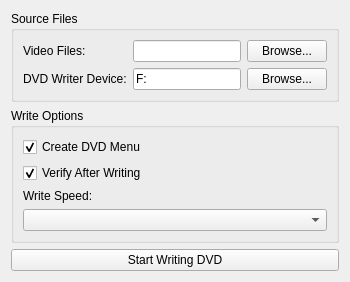
          <widget class="QWidget" name="tabDVDWrite">
           <attribute name="title">
            <string>Write DVD</string>
           </attribute>
           <layout class="QVBoxLayout" name="verticalLayout_DVDWrite">
            <item>
             <widget class="QGroupBox" name="groupBoxDVDWriteSource">
              <property name="title">
               <string>Source Files</string>
              </property>
              <layout class="QGridLayout" name="gridLayout_WriteSource">
               <item row="0" column="0">
                <widget class="QLabel" name="labelDVDVideoFiles">
                 <property name="text">
                  <string>Video Files:</string>
                 </property>
                </widget>
               </item>
               <item row="0" column="1">
                <widget class="QLineEdit" name="lineDVDVideoFiles"/>
               </item>
               <item row="0" column="2">
                <widget class="QPushButton" name="btnBrowseDVDVideoFiles">
                 <property name="text">
                  <string>Browse...</string>
                 </property>
                </widget>
               </item>
               <item row="1" column="0">
                <widget class="QLabel" name="labelDVDDestination">
                 <property name="text">
                  <string>DVD Writer Device:</string>
                 </property>
                </widget>
               </item>
               <item row="1" column="1">
                <widget class="QLineEdit" name="lineDVDDestination">
                 <property name="text">
                  <string>F:</string>
                 </property>
                </widget>
               </item>
               <item row="1" column="2">
                <widget class="QPushButton" name="btnBrowseDVDDestination">
                 <property name="text">
                  <string>Browse...</string>
                 </property>
                </widget>
               </item>
              </layout>
             </widget>
            </item>
            <item>
             <widget class="QGroupBox" name="groupBoxDVDWriteOptions">
              <property name="title">
               <string>Write Options</string>
              </property>
              <layout class="QVBoxLayout" name="verticalLayout_WriteOptions">
               <item>
                <widget class="QCheckBox" name="checkDVDWriteMenu">
                 <property name="text">
                  <string>Create DVD Menu</string>
                 </property>
                 <property name="checked">
                  <bool>true</bool>
                 </property>
                </widget>
               </item>
               <item>
                <widget class="QCheckBox" name="checkDVDWriteVerify">
                 <property name="text">
                  <string>Verify After Writing</string>
                 </property>
                 <property name="checked">
                  <bool>true</bool>
                 </property>
                </widget>
               </item>
               <item>
                <widget class="QLabel" name="labelDVDWriteSpeed">
                 <property name="text">
                  <string>Write Speed:</string>
                 </property>
                </widget>
               </item>
               <item>
                <widget class="QComboBox" name="comboDVDWriteSpeed"/>
               </item>
              </layout>
             </widget>
            </item>
            <item>
             <widget class="QPushButton" name="btnDVDWriteStart">
              <property name="text">
               <string>Start Writing DVD</string>
              </property>
             </widget>
            </item>
           </layout>
          </widget>
